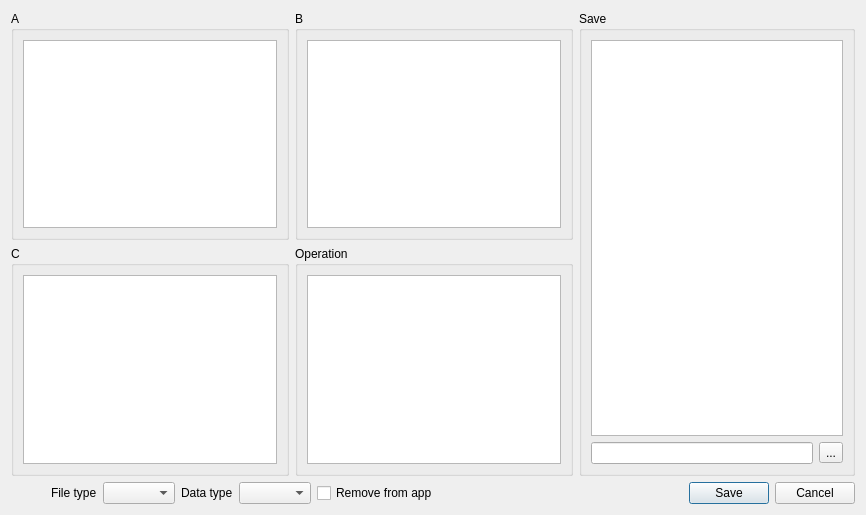
<?xml version="1.0" encoding="UTF-8"?>
<ui version="4.0">
 <class>Dialog</class>
 <widget class="QDialog" name="Dialog">
  <property name="geometry">
   <rect>
    <x>0</x>
    <y>0</y>
    <width>866</width>
    <height>515</height>
   </rect>
  </property>
  <property name="windowTitle">
   <string>Dialog</string>
  </property>
  <layout class="QVBoxLayout" name="verticalLayout_7">
   <item>
    <layout class="QVBoxLayout" name="verticalLayout_6">
     <item>
      <layout class="QHBoxLayout" name="horizontalLayout_4">
       <item>
        <layout class="QVBoxLayout" name="verticalLayout_5">
         <item>
          <layout class="QHBoxLayout" name="horizontalLayout">
           <item>
            <widget class="QGroupBox" name="groupBox">
             <property name="title">
              <string>A</string>
             </property>
             <layout class="QVBoxLayout" name="verticalLayout">
              <item>
               <widget class="DragNDropListView" name="lw_a">
                <property name="selectionMode">
                 <enum>QAbstractItemView::ExtendedSelection</enum>
                </property>
               </widget>
              </item>
             </layout>
            </widget>
           </item>
           <item>
            <widget class="QGroupBox" name="groupBox_2">
             <property name="title">
              <string>B</string>
             </property>
             <layout class="QVBoxLayout" name="verticalLayout_2">
              <item>
               <widget class="DragNDropListView" name="lw_b">
                <property name="selectionMode">
                 <enum>QAbstractItemView::ExtendedSelection</enum>
                </property>
               </widget>
              </item>
             </layout>
            </widget>
           </item>
          </layout>
         </item>
         <item>
          <layout class="QHBoxLayout" name="horizontalLayout_2">
           <item>
            <widget class="QGroupBox" name="groupBox_3">
             <property name="title">
              <string>C</string>
             </property>
             <layout class="QVBoxLayout" name="verticalLayout_3">
              <item>
               <widget class="DragNDropListView" name="lw_c">
                <property name="selectionMode">
                 <enum>QAbstractItemView::ExtendedSelection</enum>
                </property>
               </widget>
              </item>
             </layout>
            </widget>
           </item>
           <item>
            <widget class="QGroupBox" name="groupBox_4">
             <property name="title">
              <string>Operation</string>
             </property>
             <layout class="QVBoxLayout" name="verticalLayout_4">
              <item>
               <widget class="DragNDropListView" name="lw_d">
                <property name="selectionMode">
                 <enum>QAbstractItemView::ExtendedSelection</enum>
                </property>
               </widget>
              </item>
             </layout>
            </widget>
           </item>
          </layout>
         </item>
        </layout>
       </item>
       <item>
        <widget class="QGroupBox" name="groupBox_5">
         <property name="title">
          <string>Save</string>
         </property>
         <layout class="QVBoxLayout" name="verticalLayout_8">
          <item>
           <widget class="DragNDropListView" name="lw_s"/>
          </item>
          <item>
           <layout class="QHBoxLayout" name="horizontalLayout_3">
            <item>
             <widget class="QLineEdit" name="le_output_path"/>
            </item>
            <item>
             <widget class="QToolButton" name="pb_pick_location">
              <property name="text">
               <string>...</string>
              </property>
             </widget>
            </item>
           </layout>
          </item>
         </layout>
        </widget>
       </item>
      </layout>
     </item>
     <item>
      <layout class="QHBoxLayout" name="horizontalLayout_6">
       <item>
        <layout class="QHBoxLayout" name="horizontalLayout_5">
         <item>
          <spacer name="horizontalSpacer">
           <property name="orientation">
            <enum>Qt::Horizontal</enum>
           </property>
           <property name="sizeHint" stdset="0">
            <size>
             <width>40</width>
             <height>20</height>
            </size>
           </property>
          </spacer>
         </item>
         <item>
          <widget class="QLabel" name="label">
           <property name="text">
            <string>File type</string>
           </property>
          </widget>
         </item>
         <item>
          <widget class="QComboBox" name="cb_ftype"/>
         </item>
         <item>
          <widget class="QLabel" name="label_2">
           <property name="text">
            <string>Data type</string>
           </property>
          </widget>
         </item>
         <item>
          <widget class="QComboBox" name="cb_dtype"/>
         </item>
         <item>
          <widget class="QCheckBox" name="cb_remove">
           <property name="text">
            <string>Remove from app</string>
           </property>
          </widget>
         </item>
        </layout>
       </item>
       <item>
        <widget class="QDialogButtonBox" name="buttonBox">
         <property name="orientation">
          <enum>Qt::Horizontal</enum>
         </property>
         <property name="standardButtons">
          <set>QDialogButtonBox::Cancel|QDialogButtonBox::Save</set>
         </property>
        </widget>
       </item>
      </layout>
     </item>
    </layout>
   </item>
  </layout>
 </widget>
 <customwidgets>
  <customwidget>
   <class>DragNDropListView</class>
   <extends>QListView</extends>
   <header location="global">./ui_elements_classes/DragNDropListView</header>
  </customwidget>
 </customwidgets>
 <resources/>
 <connections>
  <connection>
   <sender>buttonBox</sender>
   <signal>accepted()</signal>
   <receiver>Dialog</receiver>
   <slot>accept()</slot>
   <hints>
    <hint type="sourcelabel">
     <x>248</x>
     <y>254</y>
    </hint>
    <hint type="destinationlabel">
     <x>157</x>
     <y>274</y>
    </hint>
   </hints>
  </connection>
  <connection>
   <sender>buttonBox</sender>
   <signal>rejected()</signal>
   <receiver>Dialog</receiver>
   <slot>reject()</slot>
   <hints>
    <hint type="sourcelabel">
     <x>316</x>
     <y>260</y>
    </hint>
    <hint type="destinationlabel">
     <x>286</x>
     <y>274</y>
    </hint>
   </hints>
  </connection>
 </connections>
</ui>
